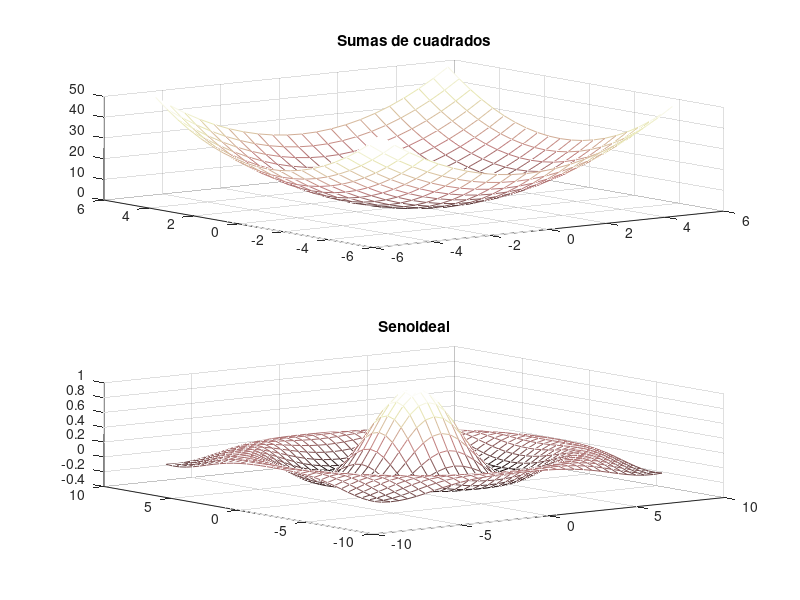
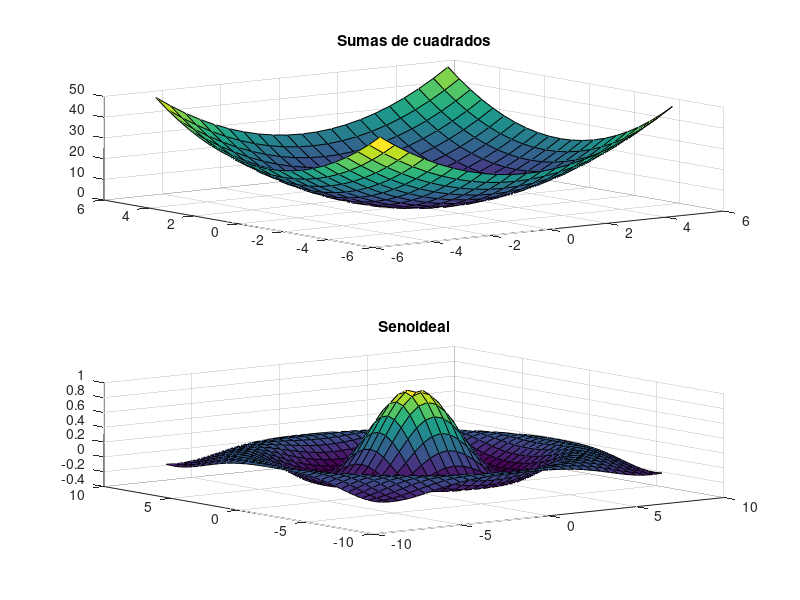

Here is the MATLAB script that generated these plots, in order:
%% Datos grales
clear all
close all
clc
%%Graficar las siguientes superficies utilizando los comandos surf y mesh.
%%Use diferentes mapas de colores en cada supercie.


%superficie 1
[x1,y1] = meshgrid(-5:0.5:5);
z1 = x1.^2+y1.^2;
%superficie 2
[x2,y2] = meshgrid(-8:0.5:8);
z2 = sin(sqrt(x2.^2+y2.^2))./(sqrt(x2.^2+y2.^2));

%Con mesh

figure,
subplot(2,1,1);
mesh(x1,y1,z1)
title('Sumas de cuadrados')
colormap(pink(256))
subplot(2,1,2);
mesh(x2,y2,z2)
title('Senoideal')


%Con surf

figure,
subplot(2,1,1);
surf(x1,y1,z1)
title('Sumas de cuadrados')
subplot(2,1,2);
surf(x2,y2,z2)
title('Senoideal')